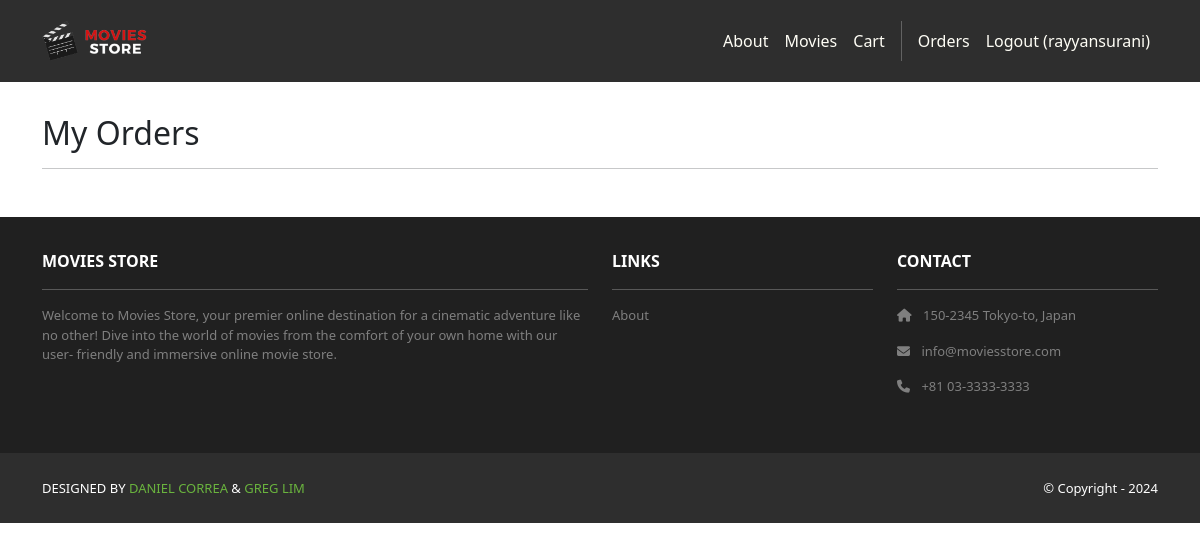
/accounts/orders/ (signed in), run on an earlier commit of the app's database.
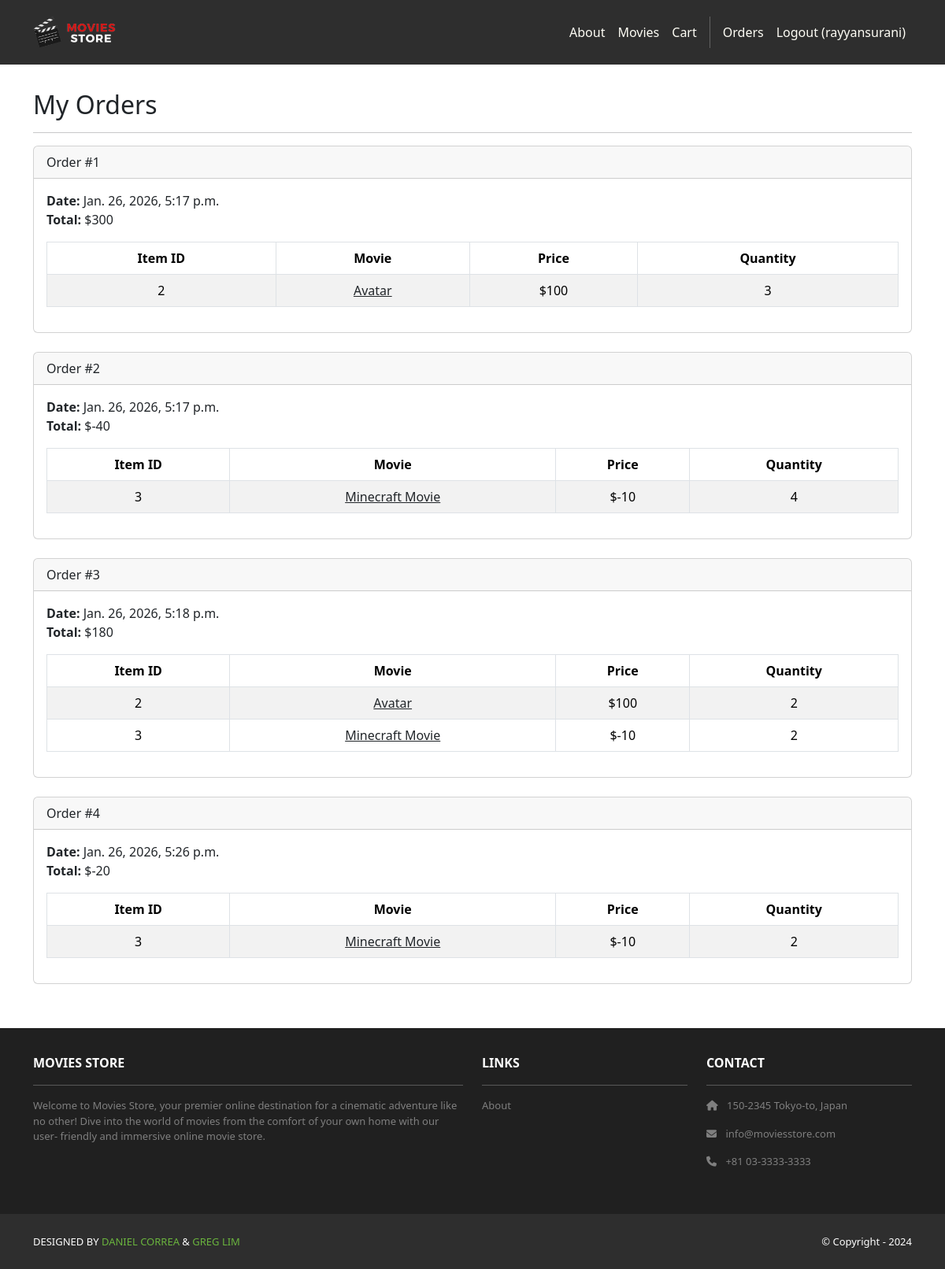
And on a later commit of the database.
### cart/models.py (models this page shows, shortened)
class Order(models.Model):
    id = models.AutoField(primary_key=True)
    total = models.IntegerField()
    date = models.DateTimeField(auto_now_add=True)
    user = models.ForeignKey(User, on_delete=models.CASCADE)

class Item(models.Model):
    id = models.AutoField(primary_key=True)
    price = models.IntegerField()
    quantity = models.IntegerField()
    order = models.ForeignKey(Order, on_delete=models.CASCADE)
    movie = models.ForeignKey(Movie, on_delete=models.CASCADE)

### movies/models.py (models this page shows, shortened)
class Movie(models.Model):
    id = models.AutoField(primary_key=True)
    name = models.CharField(max_length=255)
    price = models.IntegerField()
    description = models.TextField()
    image = models.ImageField(upload_to='movie_images/')

### accounts/views.py (the view)
# urls.py: path('orders/', views.orders, name='accounts.orders')
@login_required
def orders(request):
    template_data = {}
    template_data['title'] = 'Orders'
    template_data['orders'] = request.user.order_set.all()
    return render(request, 'accounts/orders.html', {'template_data': template_data})

### accounts/templates/accounts/orders.html
{% extends 'base.html' %}
{% block content %}
<div class="p-3">
  <div class="container">
    <div class="row mt-3">
      <div class="col mx-auto mb-3">
        <h2>My Orders</h2>
        <hr /> {% for order in template_data.orders %}
        <div class="card mb-4">
          <div class="card-header"> Order #{{ order.id }}
          </div>
          <div class="card-body">
            <b>Date:</b> {{ order.date }}<br />
            <b>Total:</b> ${{ order.total }}<br />
            <table class="table table-bordered table-striped text-center mt-3">
              <thead>
                <tr>
                  <th scope="col">Item ID</th>
                  <th scope="col">Movie</th>
                  <th scope="col">Price</th>
                  <th scope="col">Quantity</th>
                </tr>
              </thead>
              <tbody> {% for item in order.item_set.all %}
                <tr>
                  <td>{{ item.movie.id }}</td>
                  <td>
                    <a class="link-dark"
                      href="{% url 'movies.show'
                      id=item.movie.id %}">
                      {{ item.movie.name }}
                    </a>
                  </td>
                  <td>${{ item.movie.price }}</td>
                  <td>{{ item.quantity }}</td>
                </tr>
                {% endfor %}
              </tbody>
            </table>
          </div>
        </div>
        {% endfor %}
      </div>
    </div>
  </div>
</div>
{% endblock content %}

### moviestore/templates/base.html (shortened to what this page needs)
<!DOCTYPE html>
<html>
  {% load static %}
  <head>
    <link href=
      "https://cdn.jsdelivr.net/npm/bootstrap@5.3.3/dist/css/bootstrap.min.css" rel="stylesheet"
>
    <link rel=
      "stylesheet"  href="https://cdnjs.cloudflare.com/ajax/libs/font-awesome/6.1.1/css/all.min.css">
    <link rel="stylesheet" type="text/css"
        href="{% static 'css/style.css' %}">
  </head>
  <body>
    <nav class="p-3 navbar navbar-dark bg-dark
        navbar-expand-lg">
    <div class="container">
      <a class="navbar-brand"
          href="{% url 'home.index' %}">
        <img src="{% static 'img/logo.png' %}" alt="logo"
              height="40" />
      </a>
      <div class="collapse navbar-collapse"
            id="navbarNavAltMarkup">
        <div class="navbar-nav ms-auto navbar-ml">
          <a class="nav-link"
              href="{% url 'home.about' %}">About</a>
          <a class="nav-link"
              href="{% url 'movies.index' %}">Movies</a>
          <a class="nav-link"
              href="{% url 'cart.index' %}"> Cart </a>
          {% if user.is_authenticated %}
          <a class="nav-link"
            href="{% url 'accounts.orders' %}">Orders</a>
          <a class="nav-link"
            href="{% url 'accounts.logout' %}">Logout ({{ user.username }})</a>
          {% else %}
          <a class="nav-link"
              href="{% url 'accounts.login' %}">Login </a>
          <a class="nav-link"
              href="{% url 'accounts.signup' %}">Sign Up</a>
          </div>
          {% endif %}
       </div>
    </div>
    </nav>
    <div>
      {% block content %}
      {% endblock content %}
    </div>
    <section class="p-3 ms-footer d-none d-md-block">
      <div class="container">
        <div class="row mt-3 text-white">
          <div class="col-md-6 col-lg-6 col-xl-6
               mx-auto mb-4">
            <b>MOVIES STORE</b>
            <hr />
            <p>
              Welcome to Movies Store, your premier online
              destination for a cinematic adventure like no
              other! Dive into the world of movies from the
              comfort of your own home with our user-
              friendly and immersive online movie store.
            </p>
          </div>
          <div class="col-md-3 col-lg-3 col-xl-3
               mx-auto mb-4">
            <b>LINKS</b>
            <hr />
            <p><a class="nav-link"
              href="{% url 'home.about' %}">
              About
            </a></p>
          </div>
          <div class="col-md-3 col-lg-3 col-xl-3 mx-auto
               mb-4">
            <b>CONTACT</b>
            <hr />
            <p><i class="fas fa-home me-2"></i>
              150-2345 Tokyo-to, Japan
            </p>
            <p><i class="fas fa-envelope me-2"></i>
              info@moviesstore.com
            </p>
            <p><i class="fas fa-phone me-2"></i>
              +81 03-3333-3333
            </p>
          </div>
        </div>
      </div>
    </section>
    <section class="p-3 ms-footer-bottom bg-dark">
      <div class="container d-flex justify-content-between">
        <div class="me-5 text-white">
          <span>DESIGNED BY
            <a href="https://www.x.com/danielgarax"
            target="_blank">DANIEL CORREA</a> &
            <a href="https://www.x.com/greglim81"
            target="_blank">GREG LIM</a>
          </span>
        </div>
        <div class="text-white">
          <span>© Copyright - 2024</span>
        </div>
      </div>
    </section>
  </body>
</html>

### moviestore/static/css/style.css (style rules this page uses)
.navbar a.nav-link { color: #FFFEF6 !important; }
.bg-dark { background-color: #2E2E2E !important; }
.ms-footer { background-color: #202020; }
.ms-footer p { color: #7F7F7F; font-size: 13px; }
.ms-footer-bottom span { font-size: 13px; line-height: 38px; }
.ms-footer-bottom a { color: #6ab43e; text-decoration: none; }

What changed in the data, as far as the page shows it:
added Order: id "1", date "Jan. 26, 2026, 5:17 p.m.", total "300"
added Item: movie.id "2", movie.name "Avatar", movie.price "100", quantity "3", shown under "1"
added Order: id "2", date "Jan. 26, 2026, 5:17 p.m.", total "-40"
added Item: movie.id "3", movie.name "Minecraft Movie", movie.price "-10", quantity "4", shown under "2"
added Order: id "3", date "Jan. 26, 2026, 5:18 p.m.", total "180"
added Item: movie.id "2", movie.name "Avatar", movie.price "100", quantity "2", shown under "3"
added Item: movie.id "3", movie.name "Minecraft Movie", movie.price "-10", quantity "2"
added Order: id "4", date "Jan. 26, 2026, 5:26 p.m.", total "-20"
added Item: movie.id "3", movie.name "Minecraft Movie", movie.price "-10", quantity "2", shown under "4"
